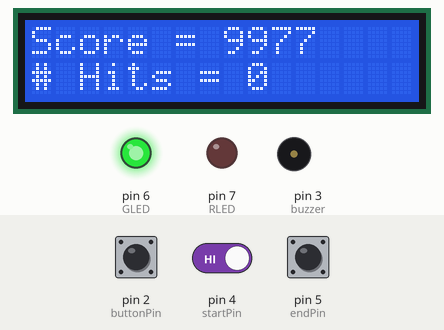
The sketch below on a simulated Arduino Uno, built with avr-gcc and run on an emulated ATmega328P. Shown: 16×2 character LCD, output pins drawn as LEDs (lit = HIGH), buzzer (waves = sounding). Dashed ring = blinking. The inputs (shaded band) are chosen by the test bench; at power-on: pin 5 (endPin) HIGH, pin 2 (buttonPin) HIGH, pin 4 (startPin) HIGH.

Above: at 1.25 s.
1.3 s: pin 5 (endPin) pulled LOW for 0.15 s
At 2.4 s:
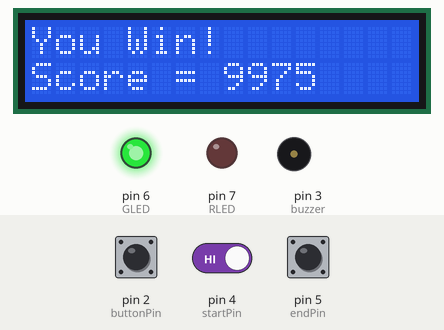
4.4 s: pin 2 (buttonPin) pulled LOW for 3.2 s
At 7.48 s:
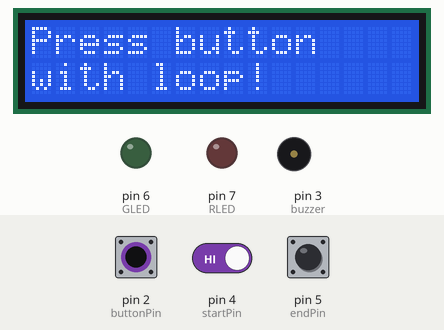
8.2 s: pin 5 (endPin) pulled LOW for 1 s
At 9.2 s:
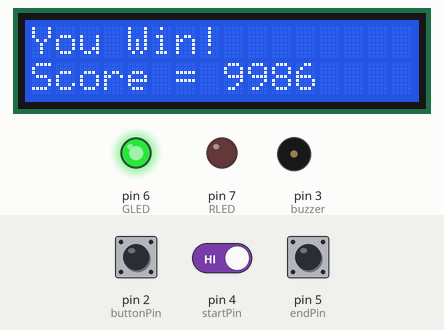
12.2 s: pin 4 (startPin) driven LOW and pin 5 (endPin) driven LOW
At 14.5 s:
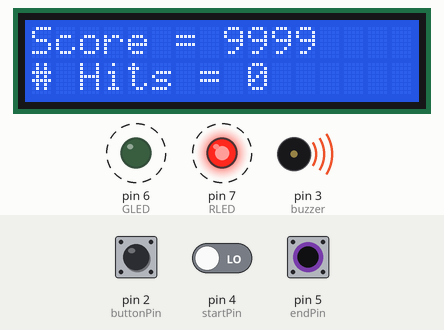
15.2 s: pin 4 (startPin) driven HIGH
At 16.0 s:
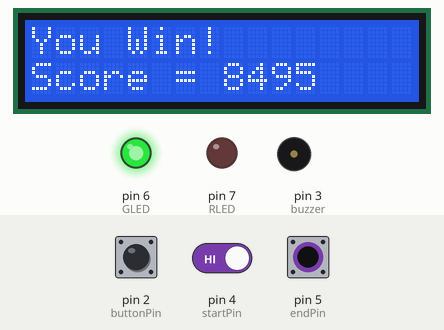
18.2 s: pin 5 (endPin) driven HIGH
At 21.41 s:
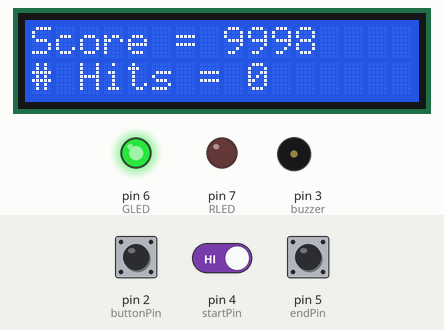
Timing chart, 0 to 22.2 s (numbered marks = the images above; inputs shaded):
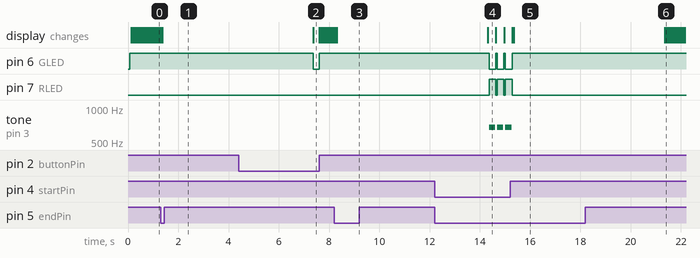

Measured:
- after the input at 1.3 s, the display: first differs from a run without the input after 0.06 s (image 1)
- after the input at 4.4 s, pin 6 (GLED): HIGH → LOW after 3.0 s, → HIGH 0.24 s later; the display: changes after 3.0 s (image 2)
- after the input at 8.2 s, the display: first differs from a run without the input after 0.10 s (image 3)
- after the input at 12.2 s, pin 6 (GLED): alternates HIGH for 0.05 s and LOW for 0.27 s, starting after 2.2 s; pin 7 (RLED): alternates HIGH for 0.27 s and LOW for 0.05 s, starting after 2.2 s; tone on pin 3 (buzzer): alternates 675 Hz for 0.25 s and silent for 0.07 s, starting after 2.2 s
- after the input at 15.2 s, pin 6 (GLED): goes on until 15.3 s, then stays HIGH; pin 7 (RLED): goes on until 15.3 s, then stays LOW; tone on pin 3 (buzzer): goes on until 15.3 s, then stays silent; the display: first differs from a run without the input after 0.14 s (image 5)

The sketch:

BuzzWire.ino
```cpp
// BuzzWire game with score.  Score = remaining timer value, which is reduced further by each wire touch.
// Adjust timer countdown variables (starting score, speed of decrement) and wire touch penalty for your wire.
// Players should lose if they don't try and hit the wire all the way.
// Circuit/board was designed so player can press start button with loop and begin right away- single hand friendly and more accurate scoring

#include <LiquidCrystal.h>
const int rs = 8, en = 9, d4 = 10, d5 = 11, d6 = 12, d7 = 13;
LiquidCrystal lcd(rs, en, d4, d5, d6, d7);

const int startPin = 4;
const int endPin = 5;
const int GLED = 6; // Green LED
const int RLED = 7; // Red LED
const int buzzer = 3;
const int buttonPin = 2;

int start, end_; // wire measures
int wireTouchCount;
int score;

String wireTouchLabel = "# Hits = ";
String wireTouchOutput = wireTouchLabel + wireTouchCount;  // combining label + variable

char msg[16]; // used for sprintf printing of score so no numerical artifacts when reducing length of score

void setup() {
  // put your setup code here, to run once:
  lcd.begin(16, 2);
  lcd.clear();

  pinMode(buzzer, OUTPUT);
  pinMode(GLED, OUTPUT);
  pinMode(RLED, OUTPUT);
  pinMode(buttonPin, INPUT);
  pinMode(startPin, INPUT_PULLUP);
  pinMode(endPin, INPUT_PULLUP);
  pinMode(buttonPin, INPUT);
}

void loop() {
  // Game Loop before start, screen setup
  score = 9999; // initial score                                             <-- ADJUST to change difficulty
  wireTouchCount = 0; // set initial hits
  lcd.clear();
  lcd.setCursor(0, 0);
  lcd.print("Press button");
  lcd.setCursor(0, 1);
  lcd.print("with loop!");  // board was designed so start button is by starting wire, can start with loop, see top comments

  while (digitalRead(buttonPin) == LOW); // button not pressed = do nothing

  // Game Loop after start
  lcd.clear();
  digitalWrite(GLED, HIGH);
  while (score > 0) { // during timer countdown, and before no score left

    String wireTouchOutput = wireTouchLabel + wireTouchCount;  // combining label + variable
    start = digitalRead(startPin);
    end_ = digitalRead(endPin);

    lcd.setCursor(0, 0);
    sprintf(msg, "Score = %4d", score);
    lcd.print(msg);
    lcd.setCursor(0, 1);
    lcd.print(wireTouchOutput);
    score = score - 1; // timer decrement                                   <-- ADJUST to change difficulty
    delay(50); // how fast score decreases                                  <-- ADJUST to change difficulty

    // Wire is touched
    if (start == LOW && end_ == LOW ) {
      score = score - 500; //                                               <-- ADJUST to change wire touch penalty
      wireTouchCount++; // increment hit count
      digitalWrite(GLED, LOW);
      digitalWrite(RLED, HIGH);
      tone(buzzer, 675);
      delay(250); // This serves as a grace period                          <-- ADJUST this as desired
      noTone(buzzer);
      delay(20);
      digitalWrite(RLED, LOW);
      digitalWrite(GLED, HIGH);
    }
    // End diode is touched
    else if (start == HIGH && end_ == LOW) {
      lcd.clear();
      lcd.setCursor(0, 0);
      lcd.print("You Win!");
      lcd.setCursor(0, 1);
      sprintf(msg, "Score = %4d", score);
      lcd.print(msg);
      delay(6000);  // delay before returning to start screen
      lcd.clear();
      digitalWrite(GLED, LOW);

      loop(); // <-- go back to the beginning loop, without this, score >0 countdown starts immediately
    }
  }

  // Timer gets to zero
  lcd.clear();
  lcd.setCursor(0, 0);
  lcd.print("You lose!");
  digitalWrite(GLED, LOW);
  digitalWrite(RLED, HIGH);
  tone(buzzer, 375);
  delay(1000);
  noTone(buzzer);
  delay(2500); // delay before returning to start screen
  digitalWrite(RLED, LOW); //Red LED off
}
```
